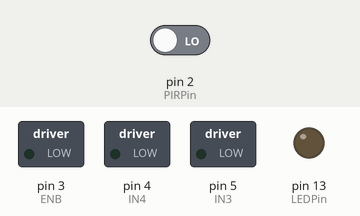
This sketch was run on a simulated Arduino Uno, built with avr-gcc and run on an emulated ATmega328P. Parts: switched loads named in the sketch (green lamp = pin HIGH), output pins drawn as LEDs (lit = HIGH). The test bench sets the inputs (shaded band); at power-on: pin 2 (PIRPin) LOW. What the sketch prints to the serial monitor is not drawn.

Above: at 1.2 s.
1.3 s: pin 2 (PIRPin) driven HIGH
At 2.7 s:
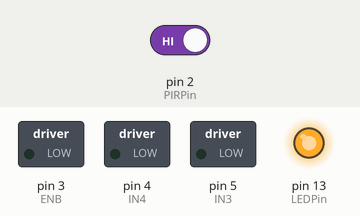
4.3 s: pin 2 (PIRPin) driven LOW
At 5.0 s:
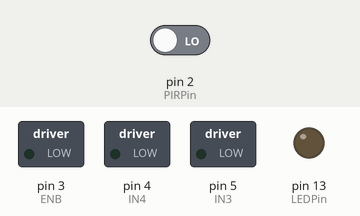
Timing chart, 0 to 7.3 s (numbered marks = the images above; inputs shaded):
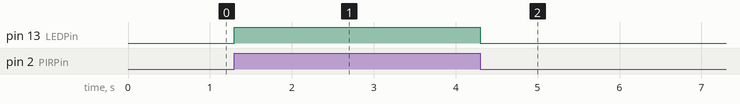

The sketch:

cortina_arduino.ino
```cpp
/*
 Ejemplo de control de motor DC usando modulo L298
 http://electronilab.co/tienda/driver-dual-para-motores-full-bridge-l298n/

 Creado 16/05/14
 por Andres Cruz
 ELECTRONILAB.CO

 */

int IN3 = 5;    // Input3 conectada al pin 5
int IN4 = 4;    // Input4 conectada al pin 4
int ENB = 3;    // ENB conectada al pin 3 de Arduino
const int LEDPin= 13;
const int PIRPin= 2;

const byte BUFFER_SIZE = 10;
char buf[BUFFER_SIZE];

void setup()
{
 Serial.begin(9600);
 Serial.print("init");
 pinMode (ENB, OUTPUT);
 pinMode (IN3, OUTPUT);
 pinMode (IN4, OUTPUT);
// PIR
 pinMode(LEDPin, OUTPUT);
 pinMode(PIRPin, INPUT);
}
void loop()
{
  while (Serial.available() > 0)
  {
    int rlen = Serial.readBytesUntil('\n', buf, BUFFER_SIZE);
    byte dir_motor = buf[6] ;
    if(dir_motor == '0')
        {
          MotorAntihorario();
        }
    else if(dir_motor == '1')
        {
          MotorHorario();
        }
    else{
          MotorStop();
        }
    Serial.print("recv");
  }

 sensor_pir();
}

void MotorHorario()
{
  //Preparamos la salida para que el motor gire en un sentido
  digitalWrite (IN3, HIGH);
  digitalWrite (IN4, LOW);
  // Aplicamos PWM al pin ENB, haciendo girar el motor, cada 2 seg aumenta la velocidad
  analogWrite(ENB,65);
}
void MotorAntihorario()
{
  //Preparamos la salida para que el motor gire en un sentido
  digitalWrite (IN3, LOW);
  digitalWrite (IN4, HIGH);
  // Aplicamos PWM al pin ENB, haciendo girar el motor, cada 2 seg aumenta la velocidad

}

void MotorStop()
{
  // Apagamos el motor y esperamos 5 seg

  digitalWrite (IN3, LOW);
  digitalWrite (IN4, LOW);
}

void sensor_pir()
{
 int value= digitalRead(PIRPin);
  if (value == HIGH)
  {
    digitalWrite(LEDPin, HIGH);
  }
  else
  {
    digitalWrite(LEDPin, LOW);
  }
}
```

Measured:
- after the input at 1.3 s, pin 13 (LEDPin): LOW → HIGH at once
- after the input at 4.3 s, pin 13 (LEDPin): HIGH → LOW at once
